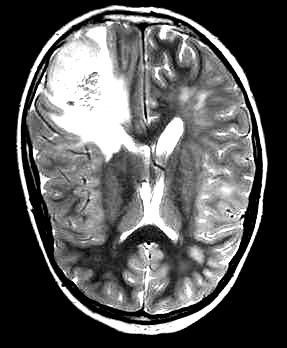
#> input picture y0.jpg, 287 x 348 px
$ jupyter execute main.ipynb   (older library calls are emulated)
#> lines starting #> are read from the running program, lines starting #| are printed output that depends on the picture
[cell 1]
import numpy as np
np.set_printoptions(suppress=True)
import glob
import matplotlib.pyplot as plt
from skimage import color
from skimage.transform import resize
import time
import models
import pca
import preprocessor

### Prepocessing
- Take images and resize to $64 \times 64 $
- <font color='red'> Note resizing degrades picture quality, will blame this later on<font>

[cell 2]
img = plt.imread('y0.jpg')
#> img is the input picture: shape (348, 287, 3); min 0, max 255, mean 89.2
resized = resize(img,(64,64),anti_aliasing=True)
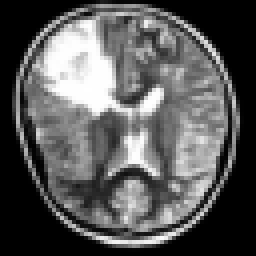
#> resized: shape (64, 64, 3) float64 (shown 4 times larger); min 0, max 1, mean 0.35
fig,ax = plt.subplots(1,2,figsize=(12,6))
ax[0].imshow(img,cmap='gray')
ax[1].imshow(resized,cmap='gray')
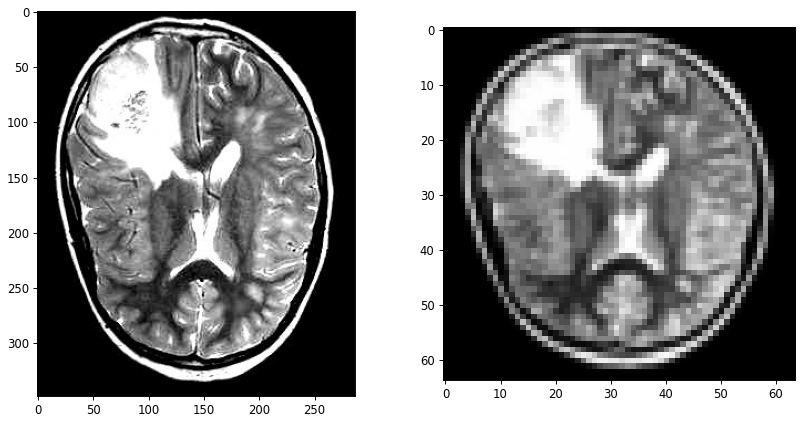
#> figure drawn by matplotlib, 2 panels

[cell 3]
# [21 lines of commented-out code are left out]

# Loading training & testing data

- Class encodings
 - 0 : no brain tumor
 - 1: brain tumor

[cell 4]
# load data
def load_data(path):
    # get filenames and total
#> called with path = 'training'
    no_files = glob.glob('data/'+path+'/no/*.jpg')
    yes_files = glob.glob('data/'+path+'/yes/*.jpg')
    total=len(no_files)+len(yes_files)

    #arrays to store data
    x=np.ones((total,64*64))
    y=np.ones((total,))

    #load no tumor images belonging to class 0
    i=0
    for filename in no_files:
        image=plt.imread(filename)
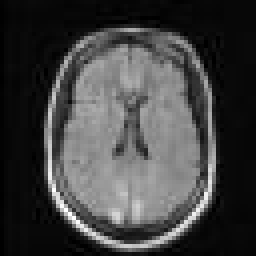
#> input picture data/testing/no/101.jpg, 64 x 64 px (shown 4 times larger)
#> image is the input picture: shape (64, 64, 3); min 0, max 255, mean 65.4
        if image.ndim>2:
            image=image[:,:,0]
#> image: shape (64, 64)
        x[i,:]=image.flatten()
        y[i]=0
        i=i+1

    #load tumor images belonging to class 1
    for filename in yes_files:
        image=plt.imread(filename)
        if image.ndim>2:
            image=image[:,:,0]
        x[i,:]=image.flatten()
        y[i]=1
        i=i+1

    idx=np.arange(len(x))
    np.random.shuffle(idx)
    x=x[idx]
    y=y[idx]
    return x,y

# convert a flattened array back to image
def vec_to_image(v):
    img = v.reshape(64,64)
    return img

[cell 5]
x_train,y_train=load_data("training")
x_test,y_test=load_data("testing")
